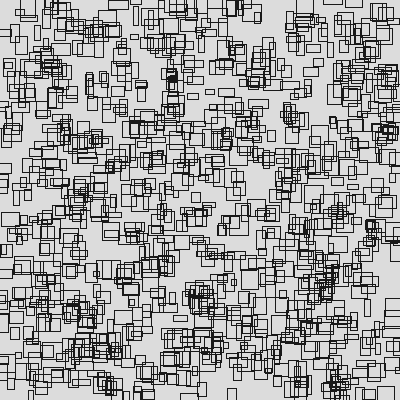
Frame 1 (no input)
Frame 60 (the mouse pressed at the canvas centre just before this capture): identical to frame 1, image omitted
Frame 120 (the mouse held since frame 60 and released just before this capture): identical to frame 1, image omitted

The Processing sketch that drew this single still picture (run headless with seeded random() and noise(); from frame 60 on, the mouse is pressed at the canvas centre):

// Processing sketch: processing_59008
// ── processing_59008.pde

//Candice Ferreira. Problemset 3 Question 4
// Complex
complex c[] = new complex[1000];

void setup() {
  size(400,400);
  smooth();
  for (int i = 0; i < c.length; i++) {
    c[i] = new complex(20,20,20,20);
  }
  
}
  
  void draw() {
    background(220);
    for (int i = 0; i < c.length; i++) {
      c[i].display();
    
    }
  }
  
  
  
  class complex {
    float x;
    float y;
    float w;
    float h;
    
    complex( float x, float y, float w, float h) {
      this.x = random(0,height);
    this.y = random(0,width);
    this.w = random(5,20);
    this.h = random(5,20);
    }
    
    void display() {
      rectMode(CENTER);
      noFill();
      stroke(25);
      rect(x,y,w,h);
    }
  }
